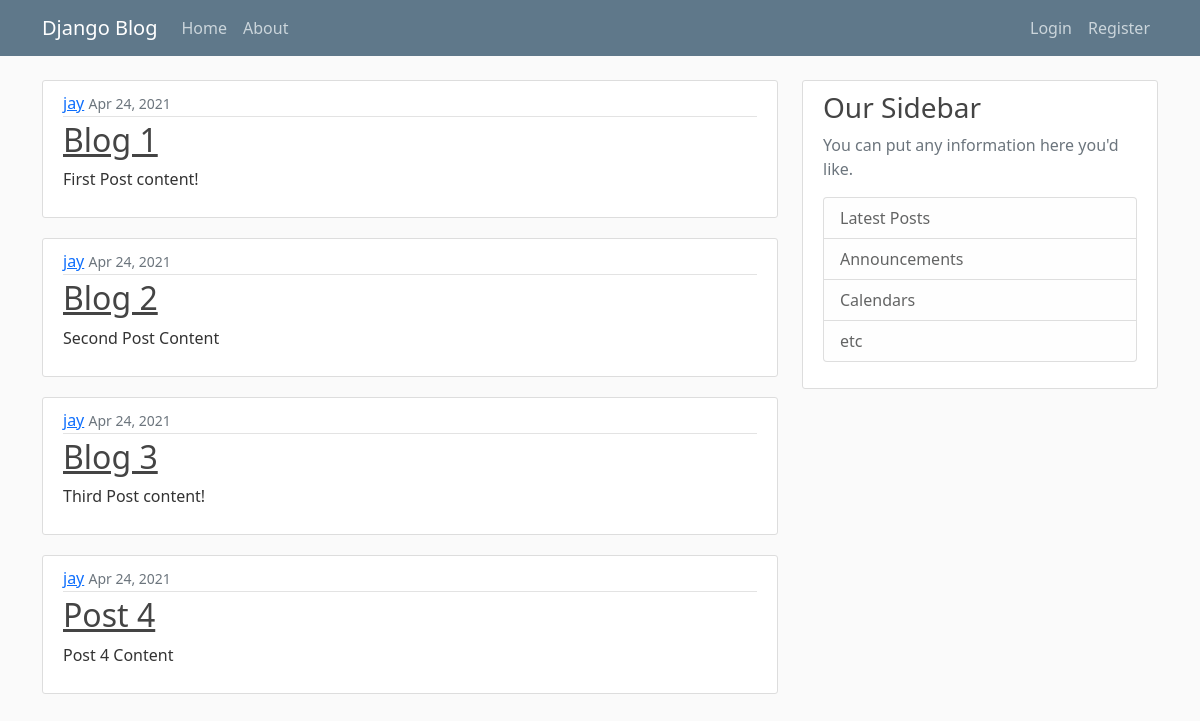
/, run on an earlier commit of the app's database.
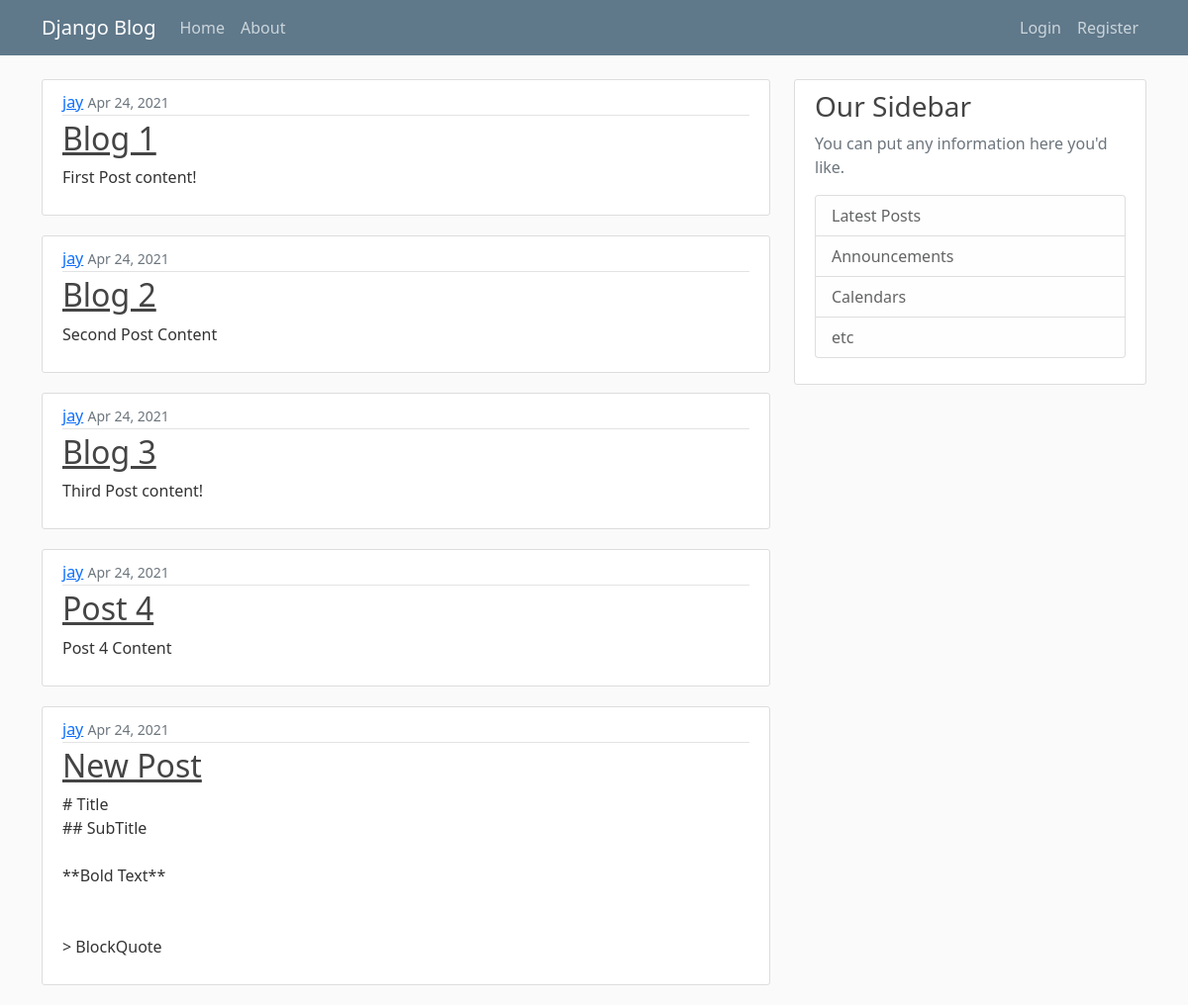
And on a later commit of the database.
### blog/models.py (models this page shows, shortened)
class Post(models.Model):
    title = models.CharField(max_length=100)
    content = models.TextField()
    date_posted = models.DateTimeField(default=timezone.now)
    author = models.ForeignKey(User, on_delete=models.CASCADE)

### blog/views.py (the view)
# urls.py: path('', views.home, name='blog-home'),
def home(request):
    context = {
        'posts': Post.objects.all()
    }
    return render(request, 'blog/home.html', context)

### blog/templates/blog/home.html
{% extends 'blog/base.html' %}
{% block content %}
    {% for post in posts %}
        <article class="media content-section">
            <div class="media-body">
                <div class="article-metadata">
                    <a class="mr-2" href="#">{{ post.author }}</a>
                    <small class="text-muted">{{ post.date_posted | date:"M d, Y" }}</small>
                </div>
                <h2><a class="article-title" href="#">{{ post.title }}</a></h2>
                <p class="article-content">{{ post.content }}</p>
            </div>
        </article>
    {% endfor %}
{% endblock content %}

### blog/templates/blog/base.html (shortened to what this page needs)
{% load static %}
<!doctype html>
<html lang="en">
<head>
    <link href="https://cdn.jsdelivr.net/npm/bootstrap@5.0.0-beta3/dist/css/bootstrap.min.css" rel="stylesheet"
>
    <link rel="stylesheet" type="text/css" href="{% static 'blog/main.css' %}">
    </head>
<body>
<header class="site-header">
    <nav class="navbar navbar-expand-md navbar-dark bg-steel fixed-top">
        <div class="container">
            <a class="navbar-brand mr-4" href="{% url 'blog-home' %}">Django Blog</a>
            <div class="collapse navbar-collapse d-flex justify-content-around" id="navbarToggle">
                <div class="navbar-nav me-auto ">
                    <a class="nav-item nav-link" href="{% url 'blog-home' %}">Home</a>
                    <a class="nav-item nav-link" href="{% url 'blog-about' %}">About</a>
                </div>
                <div class="navbar-nav">
                    {% if user.is_authenticated %}
                        <a class='nav-item nav-link' href="{% url 'profile' %}">Profile</a>
                        <a class='nav-item nav-link' href="{% url 'logout' %}">Logout</a>
                    {% else %}
                        <a class="nav-item nav-link" href="{% url 'login' %}">Login</a>
                        <a class="nav-item nav-link" href="{% url 'register' %}">Register</a>
                    {% endif %}
                </div>
            </div>
        </div>
    </nav>
</header>
<main role="main" class="container">
    <div class="row">
        <div class="col-md-8">
            {% block content %}{% endblock %}
        </div>
        <div class="col-md-4">
            <div class="content-section">
                <h3>Our Sidebar</h3>
                <p class='text-muted'>You can put any information here you'd like.
                <ul class="list-group">
                    <li class="list-group-item list-group-item-light">Latest Posts</li>
                    <li class="list-group-item list-group-item-light">Announcements</li>
                    <li class="list-group-item list-group-item-light">Calendars</li>
                    <li class="list-group-item list-group-item-light">etc</li>
                </ul>
                </p>
            </div>
        </div>
    </div>
</main>
</body>
</html>

### blog/static/blog/main.css (style rules this page uses)
body { background: #fafafa; color: #333333; margin-top: 5rem; }
h1, h2, h3, h4, h5, h6 { color: #444444; }
ul { margin: 0; }
.bg-steel { background-color: #5f788a; }
.site-header .navbar-nav .nav-link { color: #cbd5db; }
.content-section { background: #ffffff; padding: 10px 20px; border: 1px solid #dddddd; border-radius: 3px; margin-bottom: 20px; }
.article-title { color: #444444; }
.article-content { white-space: pre-line; }
.article-metadata { padding-bottom: 1px; margin-bottom: 4px; border-bottom: 1px solid #e3e3e3 }

What changed in the data, as far as the page shows it:
added Post: author "jay", date_posted "Apr 24, 2021", title "New Post", content "# Title ## SubTitle **Bold Text** > BlockQuote"
